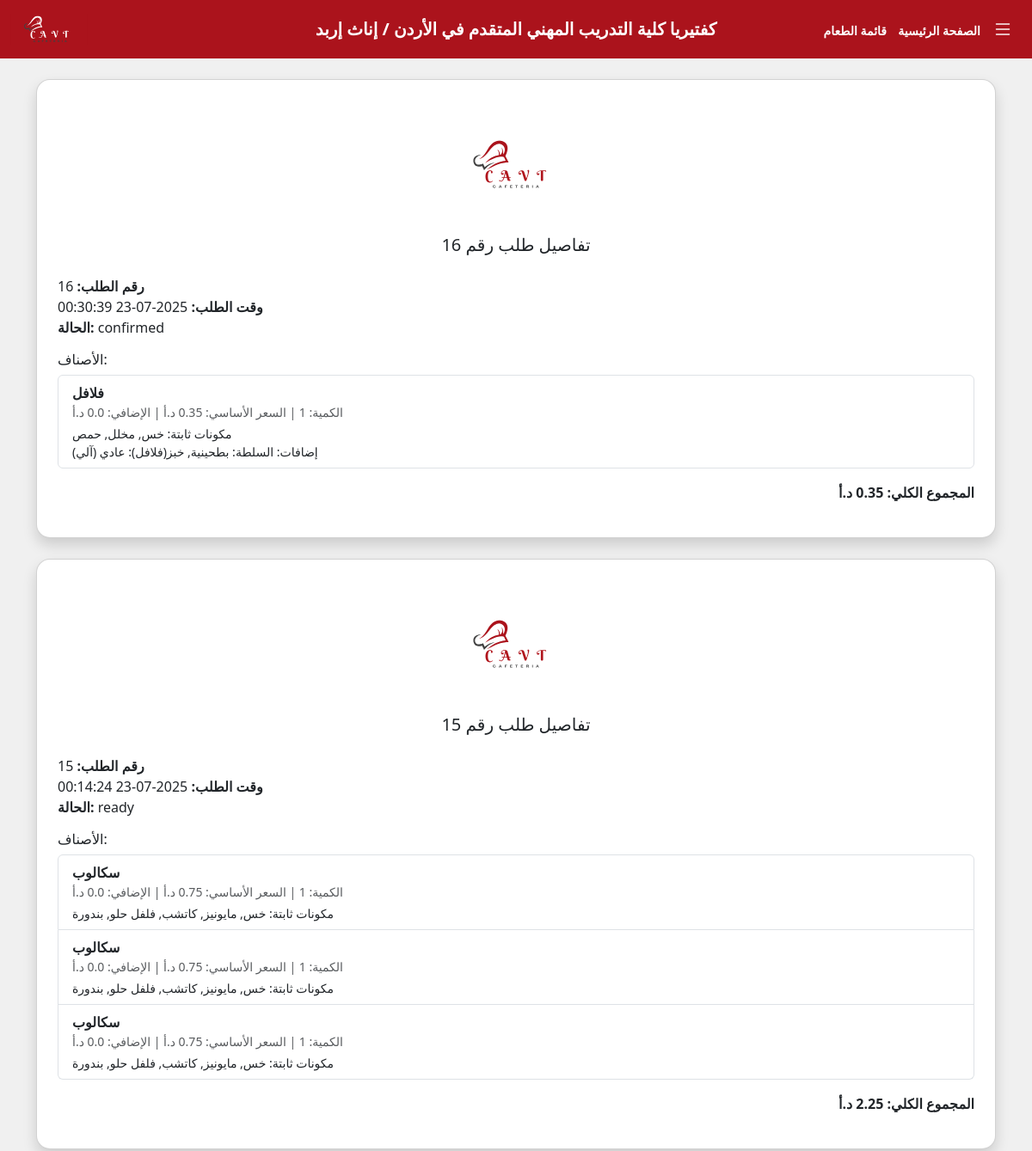
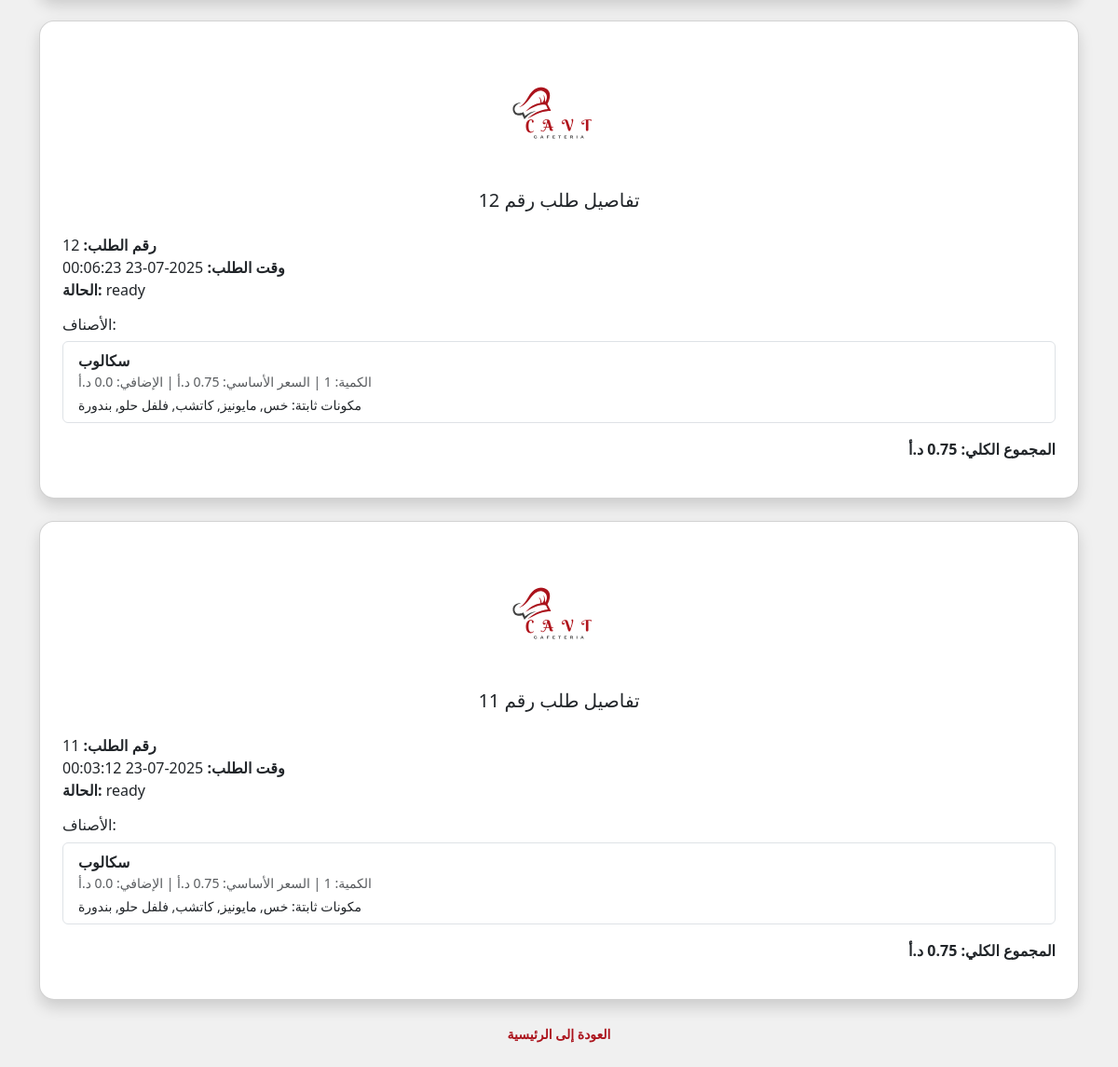
The app's page /order_waiting/15 (signed in) with its own data (2 pictures, top to bottom).
### tables this page shows
CREATE TABLE "orders" (
	"id"	INTEGER,
	"user_id"	INTEGER NOT NULL,
	"order_time"	DATETIME NOT NULL DEFAULT CURRENT_TIMESTAMP,
	"status"	TEXT NOT NULL DEFAULT 'pending',
	PRIMARY KEY("id" AUTOINCREMENT),
	FOREIGN KEY("user_id") REFERENCES "User"("id") ON DELETE CASCADE
);

CREATE TABLE "order_details" (
	"id"	INTEGER,
	"order_id"	INTEGER NOT NULL,
	"item_id"	INTEGER NOT NULL,
	"quantity"	INTEGER DEFAULT 1,
	"base_price"	REAL NOT NULL,
	"extra_price"	REAL DEFAULT 0,
	"details_json"	TEXT,
	PRIMARY KEY("id" AUTOINCREMENT),
	FOREIGN KEY("item_id") REFERENCES "MenuItem"("id") ON DELETE CASCADE,
	FOREIGN KEY("order_id") REFERENCES "orders"("id") ON DELETE CASCADE
);

CREATE TABLE "MenuItem" (
	"id"	INTEGER,
	"name"	TEXT NOT NULL,
	"price"	REAL NOT NULL,
	"category_id"	INTEGER NOT NULL,
	"image"	TEXT DEFAULT 'image/default.jpg',
	PRIMARY KEY("id" AUTOINCREMENT),
	FOREIGN KEY("category_id") REFERENCES "category"("id") ON DELETE CASCADE
);

### temp.py (the view)
@app.route('/order_waiting/<int:order_id>')
@login_required
def order_waiting(order_id):
    conn = get_db_connection()
    selected_order = conn.execute('SELECT * FROM orders WHERE id = ?', (order_id,)).fetchone()
    if not selected_order:
        conn.close()
        flash("🚫 لم يتم العثور على الطلب.")
        return redirect(url_for('home'))
    order_date = selected_order['order_time'].split(" ")[0]  # جزء التاريخ فقط
    user_id = session.get('user_id')
    orders = conn.execute('''
        SELECT id, order_time, status
        FROM orders
        WHERE user_id = ? AND DATE(order_time) = ?
        ORDER BY order_time DESC
    ''', (user_id, order_date)).fetchall()
    all_orders = []
    for order in orders:
        order_id = order['id']
        rows = conn.execute('''
            SELECT od.quantity, od.base_price, od.extra_price, od.details_json,
                   m.name AS item_name
            FROM order_details od
            JOIN MenuItem m ON od.item_id = m.id
            WHERE od.order_id = ?
        ''', (order_id,)).fetchall()
        order_items = []
        total = 0
        for row in rows:
            details = json.loads(row['details_json']) if row['details_json'] else {}
            fixed_ingredients = details.get('fixed_ingredients', [])
            custom_options = details.get('custom_options', [])
            notes = details.get('notes', '')
            total_price = row['base_price'] + row['extra_price']
            total += total_price * row['quantity']
            order_items.append({
                'item_name': row['item_name'],
                'quantity': row['quantity'],
                'base_price': row['base_price'],
                'extra_price': row['extra_price'],
                'fixed_ingredients': fixed_ingredients,
                'custom_options': custom_options,
                'notes': notes
            })
        all_orders.append({
            'id': order['id'],
            'order_time': order['order_time'],
            'status': order['status'],
            'items': order_items,
            'total': round(total, 2)
        })
    conn.close()
    return render_template('order_confirmed.html', orders=all_orders)

### database.py (called while the page is built)
def get_db_connection():
    conn = sqlite3.connect("college_users.db")
    conn.row_factory = sqlite3.Row  # بترجع النتائج كـ dict
    return conn

### temp.py (called while the page is built)
def login_required(f):
    @wraps(f)
    def decorated_function(*args, **kwargs):
        if 'user_id' not in session:
            flash('يجب تسجيل الدخول أولاً')
            return redirect(url_for('login'))
        return f(*args, **kwargs)
    return decorated_function

### templates/order_confirmed.html (shortened to what this page needs)
{% extends 'navbar.html' %}
{% block body %}
<div class="container py-4">
  {% for order in orders %}
  <div class="card shadow p-4 mb-4 rounded-4">
    <div class="text-center mb-3">
      <img src="{{ url_for('static', filename='image/CAVT_logo.svg') }}" alt="شعار الكلية" class="rounded" width="140">
    </div>
    <h5 class="text-center mb-4">تفاصيل طلب رقم {{ order['id'] }}</h5>
    <div class="mb-3">
      <strong>رقم الطلب:</strong> {{ order['id'] }}<br>
      <strong>وقت الطلب:</strong> {{ order['order_time'] }}<br>
      <strong>الحالة:</strong> {{ order['status'] }}
    </div>
    <div class="mb-3">
      <h6>الأصناف:</h6>
      <ul class="list-group">
        {% for item in order['items'] %}
        <li class="list-group-item d-flex flex-column">
          <div><strong>{{ item.item_name }}</strong></div>
          <div class="small text-muted">
            الكمية: {{ item.quantity }} | السعر الأساسي: {{ item.base_price }} د.أ | الإضافي: {{ item.extra_price }} د.أ
          </div>
          {% if item.fixed_ingredients or item.custom_options or item.notes %}
          <div class="small mt-1">
            {% if item.fixed_ingredients %}
            <div>مكونات ثابتة: {{ item.fixed_ingredients|join(', ') }}</div>
            {% endif %}
            {% if item.custom_options %}
            <div>
              إضافات:
              {% for opt in item.custom_options %}
              {{ opt.ingredient_name }}: {{ opt.option_name }}{% if not loop.last %}, {% endif %}
              {% endfor %}
            </div>
            {% endif %}
          </div>
          {% endif %}
        </li>
        {% endfor %}
      </ul>
    </div>
    <div class="mb-3 text-end">
      <strong>المجموع الكلي: {{ order.total }} د.أ</strong>
    </div>
  </div>
  {% endfor %}
  <div class="text-center mt-3">
    {% if session.get('user_id') and (session.get('role_id') != 1 ) %}
    <a href="/home" class="text-decoration-none fons-size14px" style="color: #AB131C; font-weight: bold;">
      العودة إلى الرئيسية
    </a>
    {% elif session.get('user_id') and (session.get('role_id') == 1 ) %}
    <a href="/admin" class="text-decoration-none fons-size14px" style="color: #AB131C; font-weight: bold;">
      العودة إلى الرئيسية
    </a>
    {% endif %}
  </div>
</div>
{% endblock %}

### static/style.css (style rules this page uses)
body { font-family: "Segoe UI", Tahoma, Geneva, Verdana, sans-serif; user-select: none; }
.background-color-f0f0f0 { background-color: #f0f0f0 !important; }
.card { animation: fadeIn 0.8s ease-in-out; }
.fons-size14px { font-size: 14px; }

### records on screen
orders: id "16", order_time "2025-07-23 00:30:39", status "confirmed", total "0.35"
order_details: item_name "فلافل", base_price "0.35", extra_price "0.0", fixed_ingredients "خس, مخلل, حمص", ingredient_name "السلطة" "خبز(فلافل)", option_name "بطحينية" "عادي (آلي)"
orders: id "15", order_time "2025-07-23 00:14:24", status "ready", total "2.25"
order_details: item_name "سكالوب", base_price "0.75", extra_price "0.0", fixed_ingredients "خس, مايونيز, كاتشب, فلفل حلو, بندورة"
order_details: item_name "سكالوب", base_price "0.75", extra_price "0.0", fixed_ingredients "خس, مايونيز, كاتشب, فلفل حلو, بندورة"
order_details: item_name "سكالوب", base_price "0.75", extra_price "0.0", fixed_ingredients "خس, مايونيز, كاتشب, فلفل حلو, بندورة"
orders: id "12", order_time "2025-07-23 00:06:23", status "ready", total "0.75"
order_details: item_name "سكالوب", base_price "0.75", extra_price "0.0", fixed_ingredients "خس, مايونيز, كاتشب, فلفل حلو, بندورة"
orders: id "11", order_time "2025-07-23 00:03:12", status "ready", total "0.75"
order_details: item_name "سكالوب", base_price "0.75", extra_price "0.0", fixed_ingredients "خس, مايونيز, كاتشب, فلفل حلو, بندورة"
